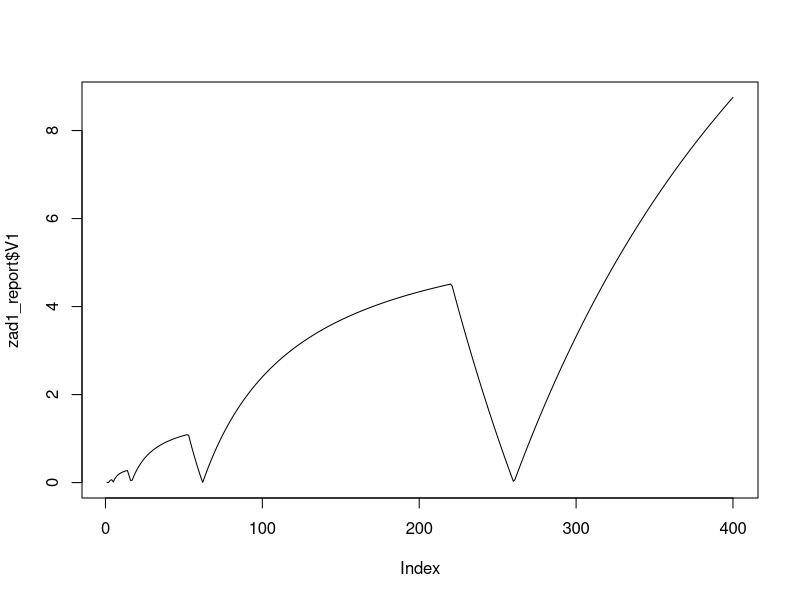

Recreate this plot in R.
## ---- chunk 1
zad1_report <- read.table("./zad1_report.txt", header=FALSE)
plot(zad1_report$V1, type="l")
